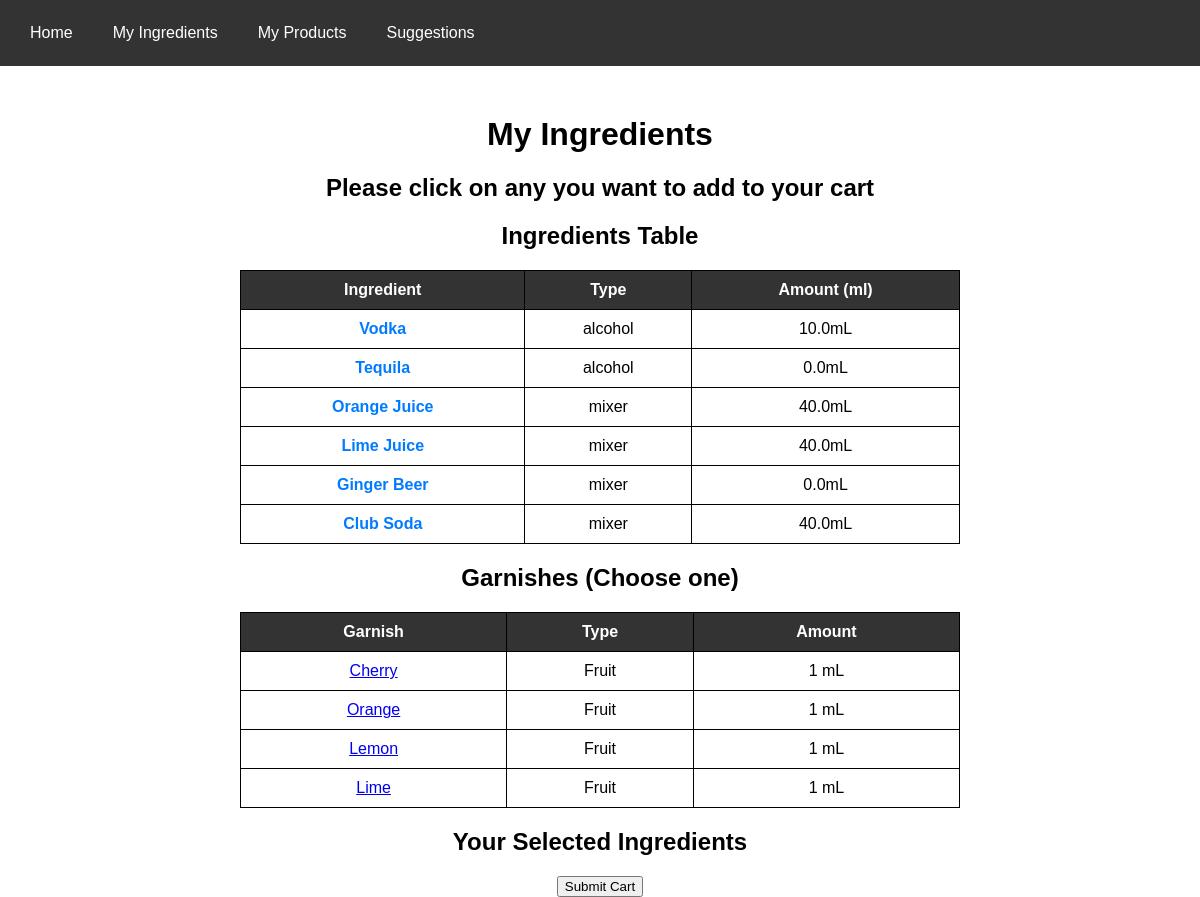
Before: /ingredients/ with the older database file.
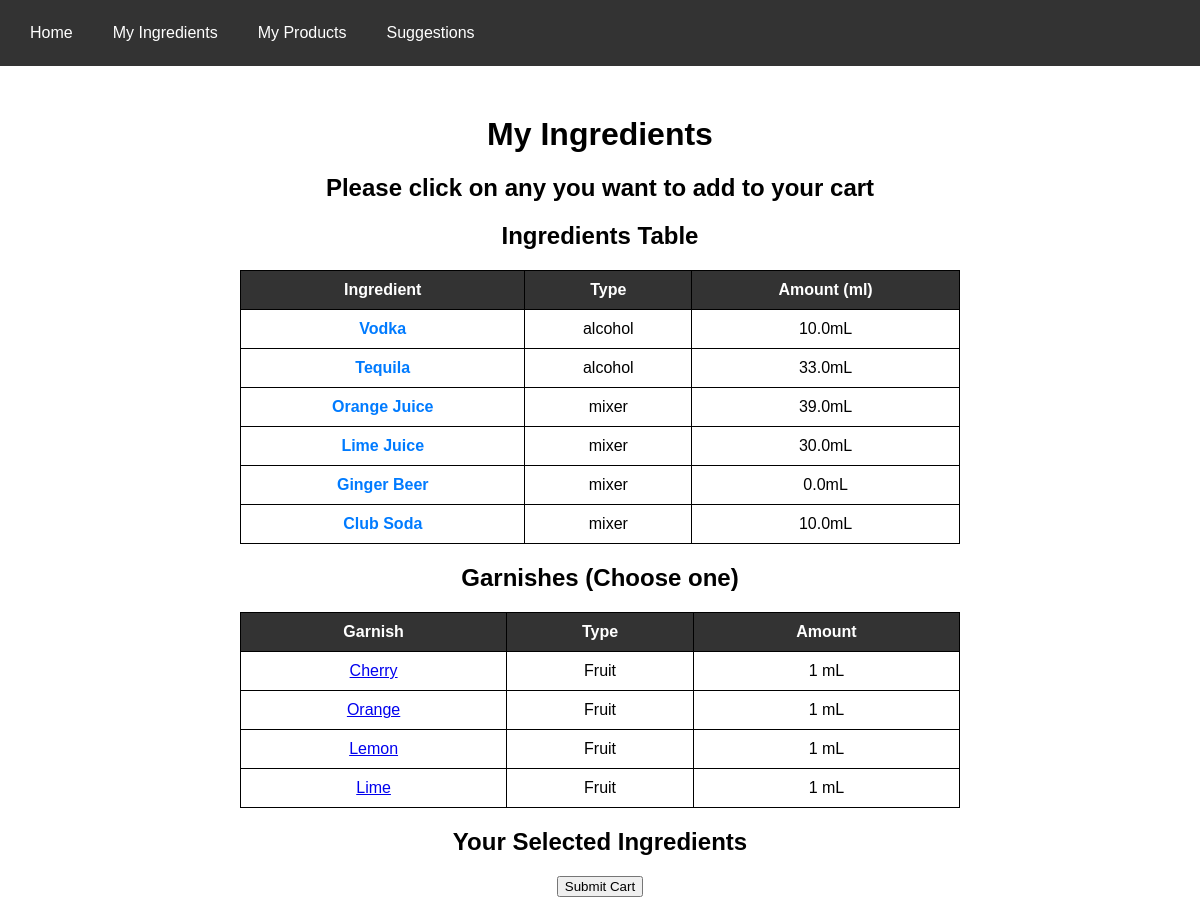
After: the same page with the newer database file.
### BarBelt/models.py (models this page shows)
class Ingredient(models.Model):
    name = models.CharField(max_length = 100)
    type = models.CharField(max_length = 100)
    amount = models.FloatField(default = 100)

### BarBelt/views.py (the view)
# urls.py: path('ingredients/', views.ingredients, name='ingredients'),
def ingredients(request):
    ingredients = Ingredient.objects.all()
    garnishes = Garnish.objects.all()
    context = {'ingredients':ingredients, 'garnishes':garnishes}
    return render(request,'ingrediants.html',context)

### BarBelt/templates/ingrediants.html (shortened to what this page needs)
<!DOCTYPE html>
<html lang="en">
<head>
</head>
<body>
    <div class="navbar">
        <a href="#">Home</a>
        <a href="{% url 'ingredients' %}">My Ingredients</a>
        <a href="{% url 'products' %}">My Products</a>
        <a href="{% url 'suggestions' %}">Suggestions</a>
    </div>
    <div class="container">
        <h1>My Ingredients</h1>
        <h2>Please click on any you want to add to your cart</h2>
        <h2>Ingredients Table</h2>
        <table>
            <tr>
                <th>Ingredient</th>
                <th>Type</th>
                <th>Amount (ml)</th>
            </tr>
            {% for ingredient in ingredients %}
            <tr>
                <td><a href="#" class="ingredient-clickable" data-name="{{ ingredient.name }}" data-type="{{ ingredient.type }}" data-amount="{{ ingredient.amount }}" data-index="{{ forloop.counter0 }}">{{ ingredient.name }}</a></td>
                <td>{{ ingredient.type }}</td>
                <td>{{ingredient.amount}}mL</td>
            </tr>
            {% empty %}
                <li>No ingredients added yet</li>
            {% endfor %}
        </table>
        <h2>Garnishes (Choose one)</h2>
        <table>
            <tr>
                <th>Garnish</th>
                <th>Type</th>
                <th>Amount</th>
            </tr>
            {% for garnish in garnishes %}
                <tr>
                    <td><a href="#" class="garnish-clickable" data-name="{{ garnish.name }}" data-type="Fruit" data-amount="{{ garnish.amount }}" data-index="{{ forloop.counter0 }}">{{ garnish.name }}</a></td>
                    <td>Fruit</td>
                    <td>{{ garnish.amount }} mL</td>
                </tr>
            {% empty %}
                <tr><td colspan="3">No garnishes available</td></tr>
            {% endfor %}
        </table>
        <h2>Your Selected Ingredients</h2>
            <form method="post" action = "{% url 'submit_cart' %}">
                <input type="submit" value="Submit Cart">
            </form>
    </div>
</body>
</html>

Changed rows visible on the page:
changed Ingredient "Tequila": amount "0.0" → "33.0"
changed Ingredient "Orange Juice": amount "40.0" → "39.0"
changed Ingredient "Lime Juice": amount "40.0" → "30.0"
changed Ingredient "Club Soda": amount "40.0" → "10.0"
